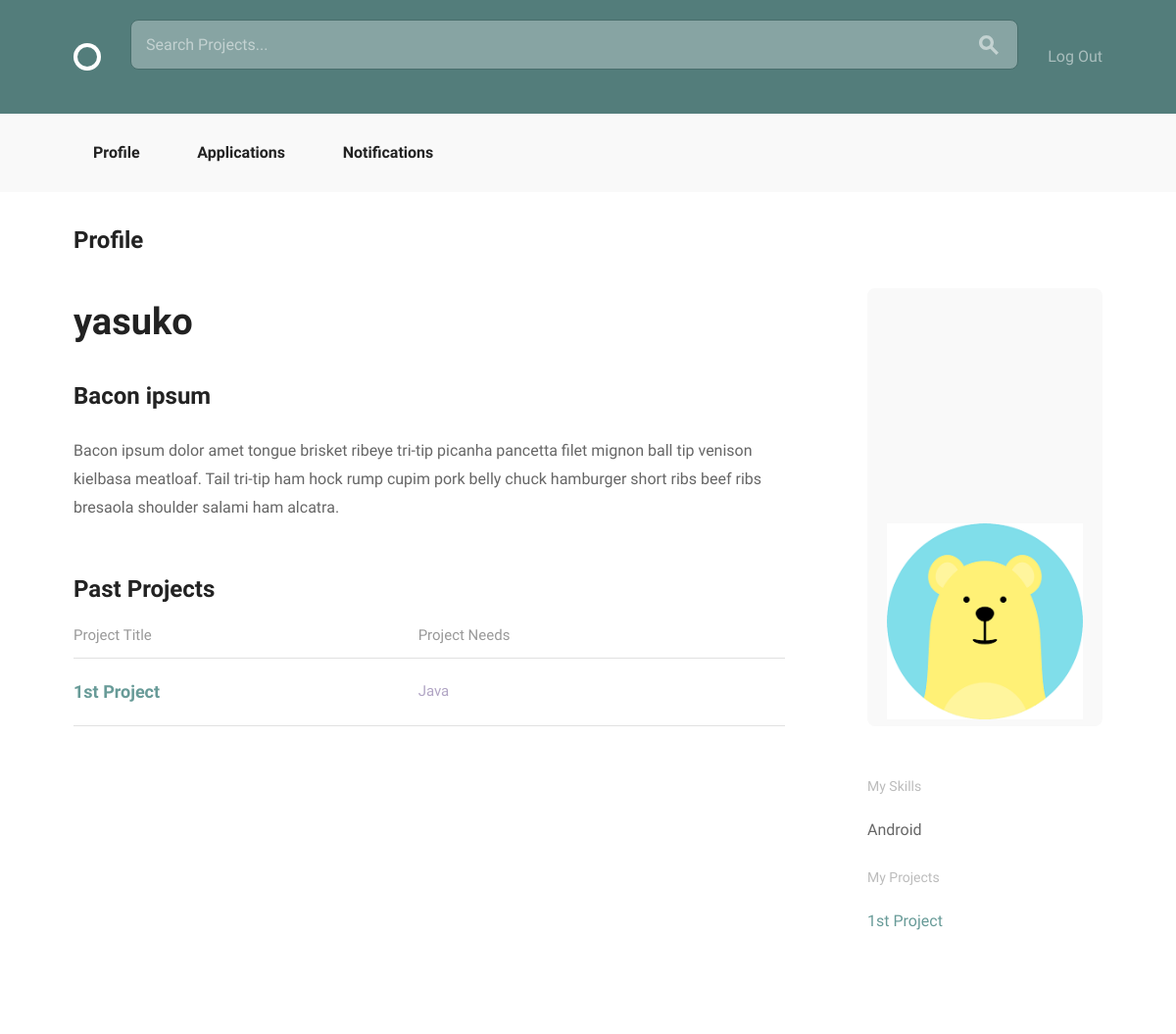
The app's page /accounts/profile/3/ (signed in) with its own data.
### accounts/models.py (models this page shows, shortened)
class User(AbstractBaseUser, PermissionsMixin):
    email = models.EmailField(unique=True)
    username = models.CharField(max_length=40, unique=True)
    bio = models.TextField(max_length=500, blank=True, default="")
    image = models.ImageField(upload_to="profile_image/", blank=True)
    date_joined = models.DateTimeField(default=timezone.now)
    is_active = models.BooleanField(default=True)
    is_staff = models.BooleanField(default=False)
    objects = UserManager()
    USERNAME_FIELD = "email"
    REQUIRED_FIELDS = ["username"]

class Skill(models.Model):
    user = models.ForeignKey(settings.AUTH_USER_MODEL, null=True)
    name = models.CharField(max_length=20, choices=SKILLES_CHOICES)
    def __str__(self):
        return self.name

### projects/models.py (models this page shows, shortened)
class Application(models.Model):
    applicant = models.ForeignKey(
        settings.AUTH_USER_MODEL,
        related_name="applicaion"
    )
    position = models.ForeignKey(Position)
    status = models.CharField(max_length=20)

class Position(models.Model):
    ANDROID = "Android"
    DESIGN = "Design"
    JAVA = "Java"
    PHP = "PHP"
    PYTHON = "Python"
    RAILS = "Rails"
    WORDPRESS = "Wordpress"
    iOS = "iOS"
    SKILLES_CHOICES = (
        (ANDROID, "Android Developer"),
        (DESIGN, "Designer"),
        (JAVA, "Java Developer"),
        (PHP, "PHP Developer"),
        (PYTHON, "Python Developer"),
        (RAILS, "Rails Developer"),
        (WORDPRESS, "Wordpress Developer"),
        (iOS, "iOS Developer")
    )
    project = models.ForeignKey(
        Project,
        null=True,
        related_name="positions",
        on_delete=models.CASCADE)
    title = models.CharField(max_length=100, blank=True)
    description = models.TextField(max_length=500, blank=True)
    skill = models.CharField(
        max_length=20,
        choices=SKILLES_CHOICES,
        default="",
        blank=True)
    position_filled = models.BooleanField(default=False, blank=True)
    applicants = models.ManyToManyField(
        settings.AUTH_USER_MODEL,
        through='Application')

class Project(models.Model):
    user = models.ForeignKey(settings.AUTH_USER_MODEL, null=True)
    title = models.CharField(max_length=100)
    description = models.TextField(max_length=500)
    estimated_time = models.IntegerField()
    requirements = models.CharField(max_length=100)

### accounts/views.py (the view)
@login_required
def profile_detail(request, pk):
    profile = get_object_or_404(models.User, pk=pk)
    skills = models.Skill.objects.filter(user_id=pk)
    projects = Project.objects.filter(user_id=pk)
    applications = Application.objects.filter(
                        applicant=request.user,
                        status='accept')
    return render(request, 'accounts/profile_detail.html', {
            'profile': profile,
            'skills': skills,
            'projects': projects ,
            'applications': applications })

### projects/templatetags/project_extras.py (called while the page is built)
@register.filter('markdown_to_html')
def markdown_to_html(markdown_text):
    html_body = markdown2.markdown(markdown_text)
    return mark_safe(html_body)

### accounts/templates/accounts/profile_detail.html (shortened to what this page needs)
{% extends "layout.html" %}
{% load static from staticfiles %}
{% load project_extras %}
{% block body_content %}
<div class="bounds circle--page">
    <div class="circle--page--header circle--fluid">
        <div class="circle--fluid--cell circle--fluid--primary">
            <h2>Profile</h2>
        </div>
    </div>
    <div class="grid-70">
        <div class="circle--article--body">
              <h1>{{ profile.username }}</h1>
              {{ profile.bio | markdown_to_html }}
        </div>
        <h2>Past Projects</h2>
        <table class="u-full-width circle--table">
            <thead>
                <tr>
                    <th>Project Title</th>
                    <th class="circle--cell--right">Project Needs</th>
                </tr>
            </thead>
            <tbody>
                {% for application in applications %}
                    <tr class="clickable-row" data-href="{% url 'projects:project_detail' pk=application.position.project.pk %}">
                        <td>
                            <h3>{{ application.position.project.title }}</h3>
                        </td>
                        <td class="circle--cell--right">
                            <span class="secondary-label">{{ application.position.skill }}</sapn>
                        </td>
                    </tr>
                {% endfor %}
            </tbody>
        </table>
    </div>
    <div class="grid-25 grid-push-5">
        <div class="circle--secondary--module">
            <div class="circle--primary--avatar">
                {% if profile.image %}
                    <img src="{{ profile.image.url }}" height=200 width=200 alt="profile image"/>
                {% endif %}
            </div>
        </div>
        <div class="circle--secondary--module">
            <h4>My Skills</h4>
            <ul class="unloaded">
                {% for skill in skills %}
                <li>{{ skill }}</li>
                {% endfor %}
            </ul>
            <h4>My Projects</h4>
            <ul class="circle--link--list">
                {% for project in projects %}
                <li><a href="{% url 'projects:project_detail' pk=project.pk %}">{{ project.title }}</a></li>
                {% endfor %}
            </ul>
        </div>
    </div>
</div>
{% endblock %}

### assets/css/global.css (style rules this page uses)
html { font-family: sans-serif; -ms-text-size-adjust: 100%; -webkit-text-size-adjust: 100%; }
body { margin: 0; }
a { background-color: transparent; }
h1 { font-size: 2em; margin: 0.67em 0; }
img { border: 0; }
table { border-collapse: collapse; border-spacing: 0; }
td, th { padding: 0; }
html { font-size: 62.5%; }
body { font-size: 1.5em; line-height: 1.6; font-weight: 400; font-family: "Cousine"; color: #666; }
.bounds { max-width: 1080px; margin: 0 auto; }
.grid, .grid-5, .grid-10, .grid-15, .grid-20, .grid-25, .grid-30, .grid-33, .grid-35, .grid-40, .grid-45, .grid-50, .grid-55, .grid-60, .grid-65, .grid-66, .grid-70, .grid-75, .grid-80, .grid-90, .grid-95, .grid-100 { float: left; box-sizing: border-box; position: relative; }
.grid-push-5 { left: 5%; }
.grid-25 { width: 25%; padding: 0 15px; }
.grid-70 { width: 70%; padding: 0 15px; }
h1, h2, h3, h4, h5, h6 { margin-top: 0; margin-bottom: 2rem; font-weight: bold; font-family: "Work Sans", sans-serif; color: #222; }
h1 { font-size: 3.8rem; }
h2 { font-size: 2.4rem; }
h3 { font-size: 1.8rem; }
h4 { font-size: 1.6rem; }
@media (min-width: 550px) { h1 { font-size: 3.8rem; } }
@media (min-width: 550px) { h2 { font-size: 2.4rem; } }
@media (min-width: 550px) { h3 { font-size: 1.8rem; } }
@media (min-width: 550px) { h4 { font-size: 1.6rem; } }
p { margin-top: 0; font-size: 1.6rem; }
a { color: #689b98; -webkit-transition: color 0.2s; -moz-transition: color 0.2s; -ms-transition: color 0.2s; -o-transition: color 0.2s; transition: color 0.2s; }
ul { list-style: circle inside; }
ul { padding-left: 0; margin-top: 0; }
li { margin-bottom: 1rem; font-size: 1.6rem; }
th, td { padding: 15px; text-align: left; border-bottom: 1px solid #e1e1e1; }
th:first-child, td:first-child { padding-left: 0; }
th:last-child, td:last-child { padding-right: 0; }
th { color: #999; font-weight: normal; }
pre, blockquote, dl, figure, table, p, ul, ol, form { margin-bottom: 2.5rem; }
.unloaded { list-style: none; }
.secondary-label { color: #b1a5c4; }
.circle--link--list { list-style-type: none; }
.circle--link--list a { text-decoration: none; }
.circle--page--header { margin-bottom: 30px; }
.circle--page--header h1, .circle--page--header h2, .circle--page--header h3, .circle--page--header h4, .circle--page--header h5, .circle--page--header h6 { margin: 0; }
.circle--table { width: 100%; }
.circle--table h1, .circle--table h2, .circle--table h3, .circle--table h4, .circle--table h5, .circle--table h6 { margin: 0; }
.circle--table th, .circle--table td { line-height: 1; }
.circle--table th { padding: 0 0 15px 0; }
.circle--table td { padding: 25px 0; }
.clickable-row td { cursor: pointer; color: #a5c4c2; }
.clickable-row h3 { color: #689b98; }
.circle--fluid { display: table; width: 100%; }
.circle--fluid--cell { display: table-cell; padding: 0 15px; vertical-align: middle; box-sizing: border-box; }
.circle--fluid--primary { width: 100%; }
.circle--secondary--module { margin-bottom: 50px; }
.circle--secondary--module:before, .circle--secondary--module:after { content: " "; display: table; }
.circle--secondary--module:after { clear: both; }
.circle--secondary--module > h1, .circle--secondary--module > h2, .circle--secondary--module > h3, .circle--secondary--module > h4, .circle--secondary--module > h5, .circle--secondary--module > h6 { font-family: "Cousine"; color: rgba(34, 34, 34, 0.3); font-size: 1.4rem; font-weight: normal; }
.circle--page { margin-bottom: 100px; }
.circle--page:before, .circle--page:after { content: " "; display: table; }
.circle--page:after { clear: both; }
.circle--article--body { line-height: 1.8; margin-bottom: 50px; }
.circle--primary--avatar { width: 100%; border-radius: 8px; background: #f9f9f9; overflow: hidden; text-align: center; box-sizing: border-box; position: relative; position: relative; }
.circle--primary--avatar:before { display: block; content: ""; width: 100%; padding-top: 100%; }

### records on screen
User: username "yasuko", bio "Bacon ipsum Bacon ipsum dolor amet tongue brisket ribeye tri-tip picanha pancetta filet mignon ball tip venison kielbasa meatloaf. Tail tri-tip ham hock rump cupim pork belly chuck hamburger short ribs beef ribs bresaola shoulder salami ham alcatra.", image (picture)
Application: position.project "1st Project", position.skill "Java"
Skill: name "Android"
Project: title "1st Project"
